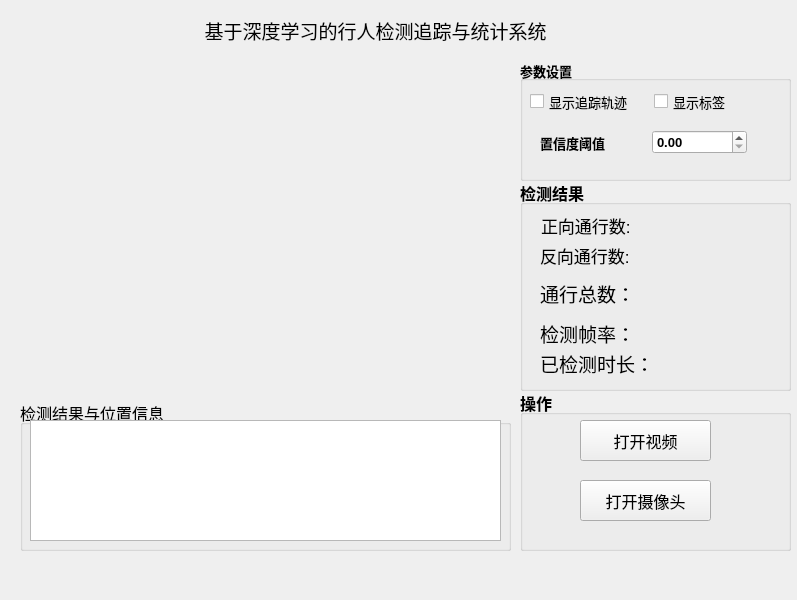
<?xml version="1.0" encoding="UTF-8"?>
<ui version="4.0">
 <class>MainWindow</class>
 <widget class="QMainWindow" name="MainWindow">
  <property name="geometry">
   <rect>
    <x>0</x>
    <y>0</y>
    <width>797</width>
    <height>600</height>
   </rect>
  </property>
  <property name="windowTitle">
   <string>MainWindow</string>
  </property>
  <widget class="QWidget" name="centralwidget">
   <widget class="QLabel" name="label">
    <property name="geometry">
     <rect>
      <x>180</x>
      <y>10</y>
      <width>391</width>
      <height>41</height>
     </rect>
    </property>
    <property name="font">
     <font>
      <pointsize>14</pointsize>
     </font>
    </property>
    <property name="text">
     <string>基于深度学习的行人检测追踪与统计系统</string>
    </property>
    <property name="textFormat">
     <enum>Qt::TextFormat::MarkdownText</enum>
    </property>
    <property name="alignment">
     <set>Qt::AlignmentFlag::AlignCenter</set>
    </property>
   </widget>
   <widget class="QWidget" name="videoWidget" native="true">
    <property name="geometry">
     <rect>
      <x>20</x>
      <y>70</y>
      <width>491</width>
      <height>331</height>
     </rect>
    </property>
   </widget>
   <widget class="QGroupBox" name="groupBox">
    <property name="geometry">
     <rect>
      <x>520</x>
      <y>60</y>
      <width>271</width>
      <height>121</height>
     </rect>
    </property>
    <property name="font">
     <font>
      <pointsize>10</pointsize>
      <bold>true</bold>
     </font>
    </property>
    <property name="title">
     <string>参数设置</string>
    </property>
    <widget class="QWidget" name="layoutWidget">
     <property name="geometry">
      <rect>
       <x>10</x>
       <y>30</y>
       <width>241</width>
       <height>23</height>
      </rect>
     </property>
     <layout class="QHBoxLayout" name="horizontalLayout">
      <item>
       <widget class="QCheckBox" name="guiji_checkBox">
        <property name="font">
         <font>
          <pointsize>10</pointsize>
          <bold>false</bold>
         </font>
        </property>
        <property name="text">
         <string>显示追踪轨迹</string>
        </property>
       </widget>
      </item>
      <item>
       <widget class="QCheckBox" name="text_checkBox">
        <property name="font">
         <font>
          <pointsize>10</pointsize>
          <bold>false</bold>
         </font>
        </property>
        <property name="text">
         <string>显示标签</string>
        </property>
       </widget>
      </item>
     </layout>
    </widget>
    <widget class="QWidget" name="layoutWidget">
     <property name="geometry">
      <rect>
       <x>20</x>
       <y>70</y>
       <width>207</width>
       <height>25</height>
      </rect>
     </property>
     <layout class="QHBoxLayout" name="horizontalLayout_2">
      <item>
       <widget class="QLabel" name="label_5">
        <property name="text">
         <string>置信度阈值</string>
        </property>
       </widget>
      </item>
      <item>
       <spacer name="horizontalSpacer">
        <property name="orientation">
         <enum>Qt::Orientation::Horizontal</enum>
        </property>
        <property name="sizeType">
         <enum>QSizePolicy::Policy::Fixed</enum>
        </property>
        <property name="sizeHint" stdset="0">
         <size>
          <width>10</width>
          <height>20</height>
         </size>
        </property>
       </spacer>
      </item>
      <item>
       <widget class="QDoubleSpinBox" name="doubleSpinBox">
        <property name="readOnly">
         <bool>false</bool>
        </property>
       </widget>
      </item>
     </layout>
    </widget>
   </widget>
   <widget class="QGroupBox" name="groupBox_2">
    <property name="geometry">
     <rect>
      <x>520</x>
      <y>180</y>
      <width>271</width>
      <height>211</height>
     </rect>
    </property>
    <property name="font">
     <font>
      <pointsize>12</pointsize>
      <bold>true</bold>
     </font>
    </property>
    <property name="title">
     <string>检测结果</string>
    </property>
    <widget class="QWidget" name="layoutWidget_2">
     <property name="geometry">
      <rect>
       <x>20</x>
       <y>60</y>
       <width>191</width>
       <height>31</height>
      </rect>
     </property>
     <layout class="QHBoxLayout" name="horizontalLayout_7">
      <item>
       <widget class="QLabel" name="label_8">
        <property name="sizePolicy">
         <sizepolicy hsizetype="Expanding" vsizetype="Expanding">
          <horstretch>0</horstretch>
          <verstretch>0</verstretch>
         </sizepolicy>
        </property>
        <property name="font">
         <font>
          <pointsize>13</pointsize>
          <bold>false</bold>
         </font>
        </property>
        <property name="text">
         <string>反向通行数:</string>
        </property>
       </widget>
      </item>
      <item>
       <widget class="QLabel" name="backward_label">
        <property name="sizePolicy">
         <sizepolicy hsizetype="Expanding" vsizetype="Expanding">
          <horstretch>0</horstretch>
          <verstretch>0</verstretch>
         </sizepolicy>
        </property>
        <property name="font">
         <font>
          <pointsize>12</pointsize>
          <bold>false</bold>
         </font>
        </property>
        <property name="text">
         <string/>
        </property>
       </widget>
      </item>
     </layout>
    </widget>
    <widget class="QWidget" name="layoutWidget">
     <property name="geometry">
      <rect>
       <x>20</x>
       <y>100</y>
       <width>161</width>
       <height>27</height>
      </rect>
     </property>
     <layout class="QHBoxLayout" name="horizontalLayout_3">
      <item>
       <widget class="QLabel" name="label_2">
        <property name="font">
         <font>
          <pointsize>14</pointsize>
          <bold>false</bold>
         </font>
        </property>
        <property name="text">
         <string>通行总数：</string>
        </property>
       </widget>
      </item>
      <item>
       <widget class="QLabel" name="number_label">
        <property name="text">
         <string/>
        </property>
       </widget>
      </item>
     </layout>
    </widget>
    <widget class="QWidget" name="layoutWidget">
     <property name="geometry">
      <rect>
       <x>20</x>
       <y>140</y>
       <width>161</width>
       <height>27</height>
      </rect>
     </property>
     <layout class="QHBoxLayout" name="horizontalLayout_4">
      <item>
       <widget class="QLabel" name="label_3">
        <property name="font">
         <font>
          <pointsize>14</pointsize>
          <bold>false</bold>
         </font>
        </property>
        <property name="text">
         <string>检测帧率：</string>
        </property>
       </widget>
      </item>
      <item>
       <widget class="QLabel" name="lblFPS_label">
        <property name="text">
         <string/>
        </property>
       </widget>
      </item>
     </layout>
    </widget>
    <widget class="QWidget" name="layoutWidget">
     <property name="geometry">
      <rect>
       <x>20</x>
       <y>170</y>
       <width>221</width>
       <height>27</height>
      </rect>
     </property>
     <layout class="QHBoxLayout" name="horizontalLayout_5">
      <item>
       <widget class="QLabel" name="label_4">
        <property name="font">
         <font>
          <pointsize>14</pointsize>
          <bold>false</bold>
         </font>
        </property>
        <property name="text">
         <string>已检测时长：</string>
        </property>
       </widget>
      </item>
      <item>
       <widget class="QLabel" name="lblElapsedTime_label">
        <property name="text">
         <string/>
        </property>
       </widget>
      </item>
     </layout>
    </widget>
    <widget class="QWidget" name="layoutWidget">
     <property name="geometry">
      <rect>
       <x>21</x>
       <y>30</y>
       <width>191</width>
       <height>31</height>
      </rect>
     </property>
     <layout class="QHBoxLayout" name="horizontalLayout_6">
      <item>
       <widget class="QLabel" name="label_6">
        <property name="sizePolicy">
         <sizepolicy hsizetype="Expanding" vsizetype="Expanding">
          <horstretch>0</horstretch>
          <verstretch>0</verstretch>
         </sizepolicy>
        </property>
        <property name="font">
         <font>
          <pointsize>13</pointsize>
          <bold>false</bold>
         </font>
        </property>
        <property name="text">
         <string>正向通行数:</string>
        </property>
       </widget>
      </item>
      <item>
       <widget class="QLabel" name="forward_label">
        <property name="sizePolicy">
         <sizepolicy hsizetype="Expanding" vsizetype="Expanding">
          <horstretch>0</horstretch>
          <verstretch>0</verstretch>
         </sizepolicy>
        </property>
        <property name="font">
         <font>
          <pointsize>12</pointsize>
          <bold>false</bold>
         </font>
        </property>
        <property name="text">
         <string/>
        </property>
       </widget>
      </item>
     </layout>
    </widget>
   </widget>
   <widget class="QGroupBox" name="groupBox_3">
    <property name="geometry">
     <rect>
      <x>520</x>
      <y>390</y>
      <width>271</width>
      <height>161</height>
     </rect>
    </property>
    <property name="font">
     <font>
      <pointsize>12</pointsize>
      <bold>true</bold>
     </font>
    </property>
    <property name="title">
     <string>操作</string>
    </property>
    <widget class="QPushButton" name="vedio_pushButton">
     <property name="geometry">
      <rect>
       <x>60</x>
       <y>30</y>
       <width>131</width>
       <height>41</height>
      </rect>
     </property>
     <property name="font">
      <font>
       <pointsize>12</pointsize>
       <bold>false</bold>
      </font>
     </property>
     <property name="text">
      <string>打开视频</string>
     </property>
    </widget>
    <widget class="QPushButton" name="camera_pushButton">
     <property name="geometry">
      <rect>
       <x>60</x>
       <y>90</y>
       <width>131</width>
       <height>41</height>
      </rect>
     </property>
     <property name="font">
      <font>
       <pointsize>12</pointsize>
       <bold>false</bold>
      </font>
     </property>
     <property name="text">
      <string>打开摄像头</string>
     </property>
    </widget>
   </widget>
   <widget class="QGroupBox" name="groupBox_4">
    <property name="geometry">
     <rect>
      <x>20</x>
      <y>400</y>
      <width>491</width>
      <height>151</height>
     </rect>
    </property>
    <property name="font">
     <font>
      <pointsize>12</pointsize>
     </font>
    </property>
    <property name="title">
     <string>检测结果与位置信息</string>
    </property>
    <widget class="QTableWidget" name="inf_tableWidget">
     <property name="geometry">
      <rect>
       <x>10</x>
       <y>20</y>
       <width>471</width>
       <height>121</height>
      </rect>
     </property>
    </widget>
   </widget>
  </widget>
 </widget>
 <resources/>
 <connections/>
</ui>
